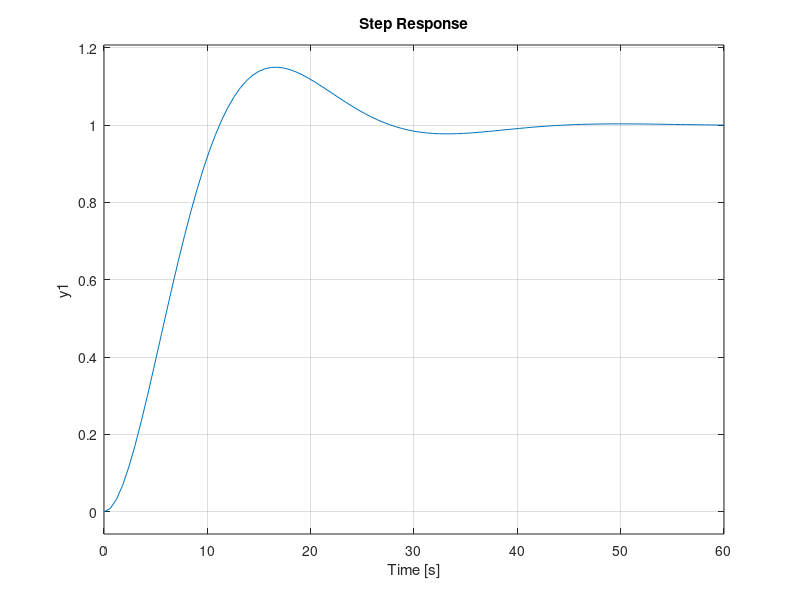
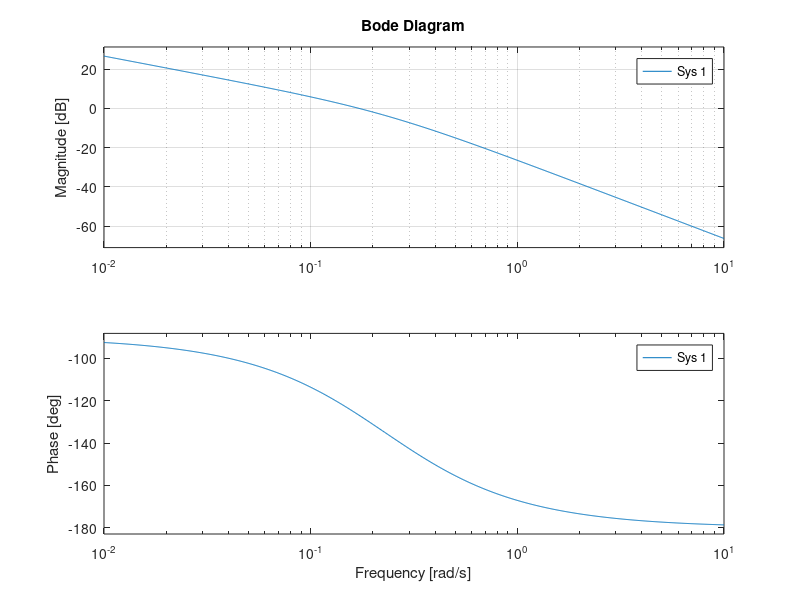

Here is the MATLAB script that generated these plots, in order:
kf = 4.5;
Tf = 4.5;
Hf = tf(kf, [Tf 1 0]);

tr = 35;
overshoot = 0.15;

xi = abs(log(overshoot))/sqrt((log(overshoot))^2 + pi^2);
wn = 4 / (tr * xi);
cv = wn / (2 * xi);
wb = wn * sqrt(1 - 2*xi^2 + sqrt(2 - 4*xi^2 + 4*xi^4));

Ho2 = tf([wn^2], [1 2*xi*wn wn^2]);
Hr = (1/Hf) * (Ho2/(1 - Ho2));

Hr1 = minreal(Hr);
figure 
step(feedback(Hr1 * Hf, 1))
figure
bode(Hr1*Hf); grid; 
cvbode = db2mag(26.5 - 40)